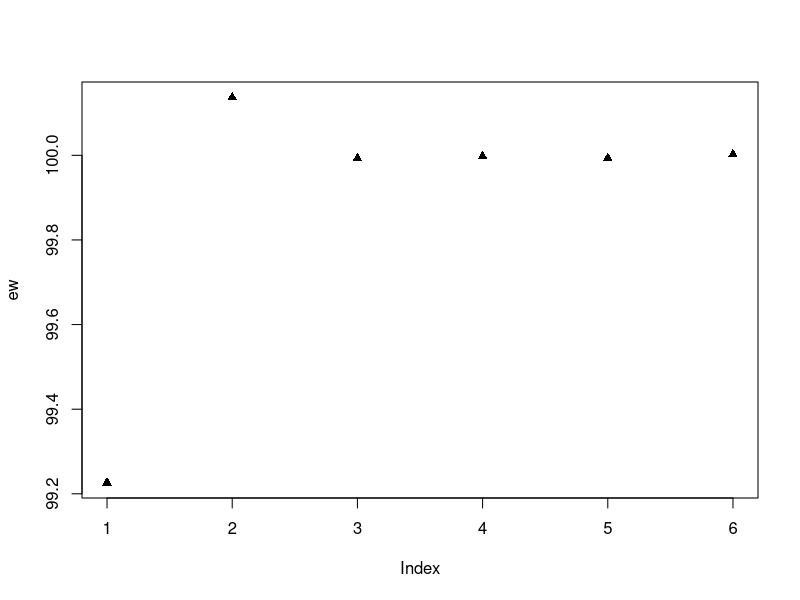

The R script that drew this image: (Note: this script raises an error after producing the figure.)
#Loesung des sechsten Uebungsblattes
#Autoren: Bernd Klaus und Verena Zuber
#20. November 2009
########################################################################


########################################################################
#Aufgabe 1
########################################################################


#(a)
test <- rnorm(100, mean = 0, sd = 1)

#(b)

sim <- function(mu = 0, sigma = 1){
vars = rep(1,6)
mus = rep(0,6)

for(i in 1:6){	
tmp <- rnorm(10^i, mean = mu, sd = sigma)
vars[i]=var(tmp)
mus[i]=mean(tmp)
}

res <- data.frame(mu = mus, sigma2 = vars)
return(res)

}

#(c) 
ew <- (sim(mu = 100, sigma = 2))$mu
plot(ew, pch = 17)

#(d) 
par(mfrow=c(5,2))
for(i in 1:10){ 
ew <- (sim(mu = 100, sigma = 2))$mu
plot(ew, pch = 17, ylim = c(99.0, 101.0))
lines(c(1,6),c(100,100), col=6, lty=3)
}


###########################
#Es ist zu sehen, dass bei geringer Fallzahl der beobachtete Erwartungswert
#starke Abweichungen vom wahren Erwartungswert hat.
#Je groesser die Fallzahl, umso genauer der beobachtete Erwartungswert.



########################################################################
#Aufgabe 2
########################################################################

#(a) 
dtest <- rnorm(1000, mean = 0, sd = 1) 

#(b) 
dtest <- dtest[which(abs(dtest) < 1 )]
length(dtest)

#(c) 
hist(dtest, freq=FALSE, xlim = c(-3,3), breaks=19)

#(d) 
lines(density(dtest), col="green")


####################
#Man sieht, dass der Kerndichteschaetzer den abgeschnittenen Bereich
#groesser |1| nicht erkennt.
#Obwohl in diesem Bereich keine Werte liegen, ist er deutlich groesser Null.
#Dies ist darauf zurückzuführen, dass der Kerndichteschaetzer 
#auf einer (besonders gewichteten) Mittelwertsbildung basiert.  
